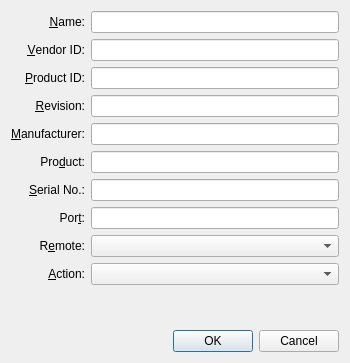
<ui version="4.0" >
 <comment>
 VBox frontends: Qt4 GUI ("VirtualBox"):

     Copyright (C) 2008 Oracle Corporation

     This file is part of VirtualBox Open Source Edition (OSE), as
     available from http://www.virtualbox.org. This file is free software;
     you can redistribute it and/or modify it under the terms of the GNU
     General Public License (GPL) as published by the Free Software
     Foundation, in version 2 as it comes in the "COPYING" file of the
     VirtualBox OSE distribution. VirtualBox OSE is distributed in the
     hope that it will be useful, but WITHOUT ANY WARRANTY of any kind.
 </comment>
 <class>VBoxVMSettingsUSBFilterDetails</class>
 <widget class="QDialog" name="VBoxVMSettingsUSBFilterDetails" >
  <property name="geometry" >
   <rect>
    <x>0</x>
    <y>0</y>
    <width>350</width>
    <height>363</height>
   </rect>
  </property>
  <property name="minimumSize" >
   <size>
    <width>350</width>
    <height>0</height>
   </size>
  </property>
  <property name="windowTitle" >
   <string>USB Filter Details</string>
  </property>
  <layout class="QGridLayout" >
   <item row="0" column="0" >
    <widget class="QLabel" name="mLbName" >
     <property name="text" >
      <string>&amp;Name:</string>
     </property>
     <property name="alignment" >
      <set>Qt::AlignRight|Qt::AlignTrailing|Qt::AlignVCenter</set>
     </property>
     <property name="buddy" >
      <cstring>mLeName</cstring>
     </property>
    </widget>
   </item>
   <item row="0" column="1" >
    <widget class="QLineEdit" name="mLeName" >
     <property name="toolTip" >
      <string>Displays the filter name.</string>
     </property>
    </widget>
   </item>
   <item row="1" column="0" >
    <widget class="QLabel" name="mLbVendorID" >
     <property name="text" >
      <string>&amp;Vendor ID:</string>
     </property>
     <property name="alignment" >
      <set>Qt::AlignRight|Qt::AlignTrailing|Qt::AlignVCenter</set>
     </property>
     <property name="buddy" >
      <cstring>mLeVendorID</cstring>
     </property>
    </widget>
   </item>
   <item row="1" column="1" >
    <widget class="QLineEdit" name="mLeVendorID" >
     <property name="toolTip" >
      <string>Defines the vendor ID filter. The &lt;i>exact match&lt;/i> string format is &lt;tt>XXXX&lt;/tt> where &lt;tt>X&lt;/tt> is a hexadecimal digit. An empty string will match any value.</string>
     </property>
    </widget>
   </item>
   <item row="2" column="0" >
    <widget class="QLabel" name="mLbProductID" >
     <property name="text" >
      <string>&amp;Product ID:</string>
     </property>
     <property name="alignment" >
      <set>Qt::AlignRight|Qt::AlignTrailing|Qt::AlignVCenter</set>
     </property>
     <property name="buddy" >
      <cstring>mLeProductID</cstring>
     </property>
    </widget>
   </item>
   <item row="2" column="1" >
    <widget class="QLineEdit" name="mLeProductID" >
     <property name="toolTip" >
      <string>Defines the product ID filter. The &lt;i>exact match&lt;/i> string format is &lt;tt>XXXX&lt;/tt> where &lt;tt>X&lt;/tt> is a hexadecimal digit. An empty string will match any value.</string>
     </property>
    </widget>
   </item>
   <item row="3" column="0" >
    <widget class="QLabel" name="mLbRevision" >
     <property name="text" >
      <string>&amp;Revision:</string>
     </property>
     <property name="alignment" >
      <set>Qt::AlignRight|Qt::AlignTrailing|Qt::AlignVCenter</set>
     </property>
     <property name="buddy" >
      <cstring>mLeRevision</cstring>
     </property>
    </widget>
   </item>
   <item row="3" column="1" >
    <widget class="QLineEdit" name="mLeRevision" >
     <property name="toolTip" >
      <string>Defines the revision number filter. The &lt;i>exact match&lt;/i> string format is &lt;tt>IIFF&lt;/tt> where &lt;tt>I&lt;/tt> is a decimal digit of the integer part and &lt;tt>F&lt;/tt> is a decimal digit of the fractional part. An empty string will match any value.</string>
     </property>
    </widget>
   </item>
   <item row="4" column="0" >
    <widget class="QLabel" name="mLbManufacturer" >
     <property name="text" >
      <string>&amp;Manufacturer:</string>
     </property>
     <property name="alignment" >
      <set>Qt::AlignRight|Qt::AlignTrailing|Qt::AlignVCenter</set>
     </property>
     <property name="buddy" >
      <cstring>mLeManufacturer</cstring>
     </property>
    </widget>
   </item>
   <item row="4" column="1" >
    <widget class="QLineEdit" name="mLeManufacturer" >
     <property name="toolTip" >
      <string>Defines the manufacturer filter as an &lt;i>exact match&lt;/i> string. An empty string will match any value.</string>
     </property>
    </widget>
   </item>
   <item row="5" column="0" >
    <widget class="QLabel" name="mLbProduct" >
     <property name="text" >
      <string>Pro&amp;duct:</string>
     </property>
     <property name="alignment" >
      <set>Qt::AlignRight|Qt::AlignTrailing|Qt::AlignVCenter</set>
     </property>
     <property name="buddy" >
      <cstring>mLeProduct</cstring>
     </property>
    </widget>
   </item>
   <item row="5" column="1" >
    <widget class="QLineEdit" name="mLeProduct" >
     <property name="toolTip" >
      <string>Defines the product name filter as an &lt;i>exact match&lt;/i> string. An empty string will match any value.</string>
     </property>
    </widget>
   </item>
   <item row="6" column="0" >
    <widget class="QLabel" name="mLbSerialNo" >
     <property name="text" >
      <string>&amp;Serial No.:</string>
     </property>
     <property name="alignment" >
      <set>Qt::AlignRight|Qt::AlignTrailing|Qt::AlignVCenter</set>
     </property>
     <property name="buddy" >
      <cstring>mLeSerialNo</cstring>
     </property>
    </widget>
   </item>
   <item row="6" column="1" >
    <widget class="QLineEdit" name="mLeSerialNo" >
     <property name="toolTip" >
      <string>Defines the serial number filter as an &lt;i>exact match&lt;/i> string. An empty string will match any value.</string>
     </property>
    </widget>
   </item>
   <item row="7" column="0" >
    <widget class="QLabel" name="mLbPort" >
     <property name="text" >
      <string>Por&amp;t:</string>
     </property>
     <property name="alignment" >
      <set>Qt::AlignRight|Qt::AlignTrailing|Qt::AlignVCenter</set>
     </property>
     <property name="buddy" >
      <cstring>mLePort</cstring>
     </property>
    </widget>
   </item>
   <item row="7" column="1" >
    <widget class="QLineEdit" name="mLePort" >
     <property name="toolTip" >
      <string>Defines the host USB port filter as an &lt;i>exact match&lt;/i> string. An empty string will match any value.</string>
     </property>
    </widget>
   </item>
   <item row="8" column="0" >
    <widget class="QLabel" name="mLbRemote" >
     <property name="text" >
      <string>R&amp;emote:</string>
     </property>
     <property name="alignment" >
      <set>Qt::AlignRight|Qt::AlignTrailing|Qt::AlignVCenter</set>
     </property>
     <property name="buddy" >
      <cstring>mCbRemote</cstring>
     </property>
    </widget>
   </item>
   <item row="8" column="1" >
    <widget class="QComboBox" name="mCbRemote" >
     <property name="sizePolicy" >
      <sizepolicy vsizetype="Fixed" hsizetype="Expanding" >
       <horstretch>0</horstretch>
       <verstretch>0</verstretch>
      </sizepolicy>
     </property>
     <property name="toolTip" >
      <string>Defines whether this filter applies to USB devices attached locally to the host computer (&lt;i>No&lt;/i>), to a VRDP client's computer (&lt;i>Yes&lt;/i>), or both (&lt;i>Any&lt;/i>).</string>
     </property>
    </widget>
   </item>
   <item row="9" column="0" >
    <widget class="QLabel" name="mLbAction" >
     <property name="text" >
      <string>&amp;Action:</string>
     </property>
     <property name="alignment" >
      <set>Qt::AlignRight|Qt::AlignTrailing|Qt::AlignVCenter</set>
     </property>
     <property name="buddy" >
      <cstring>mCbAction</cstring>
     </property>
    </widget>
   </item>
   <item row="9" column="1" >
    <widget class="QComboBox" name="mCbAction" >
     <property name="sizePolicy" >
      <sizepolicy vsizetype="Fixed" hsizetype="Expanding" >
       <horstretch>0</horstretch>
       <verstretch>0</verstretch>
      </sizepolicy>
     </property>
     <property name="toolTip" >
      <string>Defines an action performed by the host computer when a matching device is attached: give it up to the host OS (&lt;i>Ignore&lt;/i>) or grab it for later usage by virtual machines (&lt;i>Hold&lt;/i>).</string>
     </property>
    </widget>
   </item>
   <item row="10" column="1" >
    <spacer>
     <property name="orientation" >
      <enum>Qt::Vertical</enum>
     </property>
     <property name="sizeHint" >
      <size>
       <width>20</width>
       <height>20</height>
      </size>
     </property>
    </spacer>
   </item>
   <item row="11" column="0" colspan="2" >
    <widget class="QIDialogButtonBox" name="mButtonBox" >
     <property name="standardButtons" >
      <set>QDialogButtonBox::Cancel|QDialogButtonBox::NoButton|QDialogButtonBox::Ok</set>
     </property>
    </widget>
   </item>
  </layout>
 </widget>
 <customwidgets>
  <customwidget>
   <class>QIDialogButtonBox</class>
   <extends>QDialogButtonBox</extends>
   <header>QIDialogButtonBox.h</header>
  </customwidget>
 </customwidgets>
 <resources/>
 <connections>
  <connection>
   <sender>mButtonBox</sender>
   <signal>accepted()</signal>
   <receiver>VBoxVMSettingsUSBFilterDetails</receiver>
   <slot>accept()</slot>
   <hints>
    <hint type="sourcelabel" >
     <x>162</x>
     <y>339</y>
    </hint>
    <hint type="destinationlabel" >
     <x>162</x>
     <y>179</y>
    </hint>
   </hints>
  </connection>
  <connection>
   <sender>mButtonBox</sender>
   <signal>rejected()</signal>
   <receiver>VBoxVMSettingsUSBFilterDetails</receiver>
   <slot>reject()</slot>
   <hints>
    <hint type="sourcelabel" >
     <x>162</x>
     <y>339</y>
    </hint>
    <hint type="destinationlabel" >
     <x>162</x>
     <y>179</y>
    </hint>
   </hints>
  </connection>
 </connections>
</ui>
